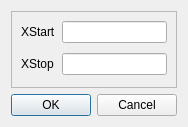
<?xml version="1.0" encoding="UTF-8"?>
<ui version="4.0">
 <class>XRange</class>
 <widget class="QDialog" name="XRange">
  <property name="geometry">
   <rect>
    <x>0</x>
    <y>0</y>
    <width>178</width>
    <height>127</height>
   </rect>
  </property>
  <property name="windowTitle">
   <string>Dialog</string>
  </property>
  <layout class="QVBoxLayout" name="verticalLayout">
   <item>
    <widget class="QFrame" name="frame">
     <property name="frameShape">
      <enum>QFrame::StyledPanel</enum>
     </property>
     <property name="frameShadow">
      <enum>QFrame::Raised</enum>
     </property>
     <layout class="QFormLayout" name="formLayout">
      <property name="horizontalSpacing">
       <number>-1</number>
      </property>
      <property name="verticalSpacing">
       <number>10</number>
      </property>
      <item row="0" column="0">
       <widget class="QLabel" name="label">
        <property name="text">
         <string>XStart</string>
        </property>
       </widget>
      </item>
      <item row="0" column="1">
       <widget class="QLineEdit" name="lineEdit"/>
      </item>
      <item row="1" column="0">
       <widget class="QLabel" name="label_2">
        <property name="text">
         <string>XStop</string>
        </property>
       </widget>
      </item>
      <item row="1" column="1">
       <widget class="QLineEdit" name="lineEdit_2"/>
      </item>
     </layout>
    </widget>
   </item>
   <item>
    <widget class="QDialogButtonBox" name="buttonBox">
     <property name="orientation">
      <enum>Qt::Horizontal</enum>
     </property>
     <property name="standardButtons">
      <set>QDialogButtonBox::Cancel|QDialogButtonBox::Ok</set>
     </property>
    </widget>
   </item>
  </layout>
 </widget>
 <resources/>
 <connections>
  <connection>
   <sender>buttonBox</sender>
   <signal>accepted()</signal>
   <receiver>XRange</receiver>
   <slot>accept()</slot>
   <hints>
    <hint type="sourcelabel">
     <x>248</x>
     <y>254</y>
    </hint>
    <hint type="destinationlabel">
     <x>157</x>
     <y>274</y>
    </hint>
   </hints>
  </connection>
  <connection>
   <sender>buttonBox</sender>
   <signal>rejected()</signal>
   <receiver>XRange</receiver>
   <slot>reject()</slot>
   <hints>
    <hint type="sourcelabel">
     <x>316</x>
     <y>260</y>
    </hint>
    <hint type="destinationlabel">
     <x>286</x>
     <y>274</y>
    </hint>
   </hints>
  </connection>
 </connections>
</ui>
